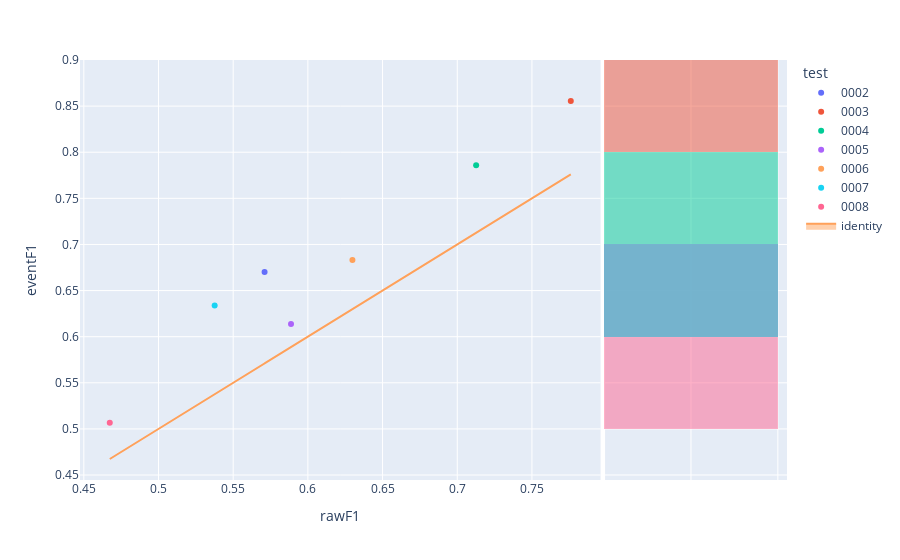

Notebook cell for this chart:
### Code cell
fig=px.scatter(experimentModels,x='rawF1',y='eventF1',color='test',hover_name='modelId', marginal_y="histogram")
fig.add_trace(
    go.Scatter(x=experimentModels['rawF1'], y=experimentModels['rawF1'], name="identity", mode='lines',fill="toself")
)
fig.show()

### Figure 1 — Plotly figure (JSON) as saved in the notebook; plotly's stock layout.template omitted (floating-point values rounded to 4 significant figures)
{"data": [{"hovertemplate": "<b>%{hovertext}</b><br><br>test=0002<br>rawF1=%{x}<br>eventF1=%{y}<extra></extra>", "hovertext": ["9e8c92c9-d012-4e46-a60f-74540df5103d"], "legendgroup": "0002", "marker": {"color": "#636efa", "symbol": "circle"}, "mode": "markers", "name": "0002", "orientation": "v", "showlegend": true, "type": "scatter", "x": [0.571], "xaxis": "x", "y": [0.6701], "yaxis": "y"}, {"alignmentgroup": "True", "bingroup": "y", "hovertemplate": "test=0002<br>eventF1=%{y}<br>count=%{x}<extra></extra>", "legendgroup": "0002", "marker": {"color": "#636efa"}, "name": "0002", "offsetgroup": "0002", "opacity": 0.5, "showlegend": false, "type": "histogram", "xaxis": "x2", "y": [0.6701], "yaxis": "y2"}, {"hovertemplate": "<b>%{hovertext}</b><br><br>test=0003<br>rawF1=%{x}<br>eventF1=%{y}<extra></extra>", "hovertext": ["16258fa7-20b7-495e-a32f-75aec610ef66"], "legendgroup": "0003", "marker": {"color": "#EF553B", "symbol": "circle"}, "mode": "markers", "name": "0003", "orientation": "v", "showlegend": true, "type": "scatter", "x": [0.776], "xaxis": "x", "y": [0.8557], "yaxis": "y"}, {"alignmentgroup": "True", "bingroup": "y", "hovertemplate": "test=0003<br>eventF1=%{y}<br>count=%{x}<extra></extra>", "legendgroup": "0003", "marker": {"color": "#EF553B"}, "name": "0003", "offsetgroup": "0003", "opacity": 0.5, "showlegend": false, "type": "histogram", "xaxis": "x2", "y": [0.8557], "yaxis": "y2"}, {"hovertemplate": "<b>%{hovertext}</b><br><br>test=0004<br>rawF1=%{x}<br>eventF1=%{y}<extra></extra>", "hovertext": ["3654a0cd-77b5-4bcf-8238-54296d7c1a27"], "legendgroup": "0004", "marker": {"color": "#00cc96", "symbol": "circle"}, "mode": "markers", "name": "0004", "orientation": "v", "showlegend": true, "type": "scatter", "x": [0.7127], "xaxis": "x", "y": [0.786], "yaxis": "y"}, {"alignmentgroup": "True", "bingroup": "y", "hovertemplate": "test=0004<br>eventF1=%{y}<br>count=%{x}<extra></extra>", "legendgroup": "0004", "marker": {"color": "#00cc96"}, "name": "0004", "offsetgroup": "0004", "opacity": 0.5, "showlegend": false, "type": "histogram", "xaxis": "x2", "y": [0.786], "yaxis": "y2"}, {"hovertemplate": "<b>%{hovertext}</b><br><br>test=0005<br>rawF1=%{x}<br>eventF1=%{y}<extra></extra>", "hovertext": ["8cec6075-9679-4f7b-b5c7-d6ff36147e79"], "legendgroup": "0005", "marker": {"color": "#ab63fa", "symbol": "circle"}, "mode": "markers", "name": "0005", "orientation": "v", "showlegend": true, "type": "scatter", "x": [0.5887], "xaxis": "x", "y": [0.6138], "yaxis": "y"}, {"alignmentgroup": "True", "bingroup": "y", "hovertemplate": "test=0005<br>eventF1=%{y}<br>count=%{x}<extra></extra>", "legendgroup": "0005", "marker": {"color": "#ab63fa"}, "name": "0005", "offsetgroup": "0005", "opacity": 0.5, "showlegend": false, "type": "histogram", "xaxis": "x2", "y": [0.6138], "yaxis": "y2"}, {"hovertemplate": "<b>%{hovertext}</b><br><br>test=0006<br>rawF1=%{x}<br>eventF1=%{y}<extra></extra>", "hovertext": ["5401bdbe-22c1-42a0-9740-d2921a271387"], "legendgroup": "0006", "marker": {"color": "#FFA15A", "symbol": "circle"}, "mode": "markers", "name": "0006", "orientation": "v", "showlegend": true, "type": "scatter", "x": [0.6298], "xaxis": "x", "y": [0.6831], "yaxis": "y"}, {"alignmentgroup": "True", "bingroup": "y", "hovertemplate": "test=0006<br>eventF1=%{y}<br>count=%{x}<extra></extra>", "legendgroup": "0006", "marker": {"color": "#FFA15A"}, "name": "0006", "offsetgroup": "0006", "opacity": 0.5, "showlegend": false, "type": "histogram", "xaxis": "x2", "y": [0.6831], "yaxis": "y2"}, {"hovertemplate": "<b>%{hovertext}</b><br><br>test=0007<br>rawF1=%{x}<br>eventF1=%{y}<extra></extra>", "hovertext": ["2d237bf5-9265-439a-827b-f1411cb4fc3a"], "legendgroup": "0007", "marker": {"color": "#19d3f3", "symbol": "circle"}, "mode": "markers", "name": "0007", "orientation": "v", "showlegend": true, "type": "scatter", "x": [0.5376], "xaxis": "x", "y": [0.6339], "yaxis": "y"}, {"alignmentgroup": "True", "bingroup": "y", "hovertemplate": "test=0007<br>eventF1=%{y}<br>count=%{x}<extra></extra>", "legendgroup": "0007", "marker": {"color": "#19d3f3"}, "name": "0007", "offsetgroup": "0007", "opacity": 0.5, "showlegend": false, "type": "histogram", "xaxis": "x2", "y": [0.6339], "yaxis": "y2"}, {"hovertemplate": "<b>%{hovertext}</b><br><br>test=0008<br>rawF1=%{x}<br>eventF1=%{y}<extra></extra>", "hovertext": ["8bf430c8-bbc9-4ee2-927e-75f7a5e76570"], "legendgroup": "0008", "marker": {"color": "#FF6692", "symbol": "circle"}, "mode": "markers", "name": "0008", "orientation": "v", "showlegend": true, "type": "scatter", "x": [0.4674], "xaxis": "x", "y": [0.5067], "yaxis": "y"}, {"alignmentgroup": "True", "bingroup": "y", "hovertemplate": "test=0008<br>eventF1=%{y}<br>count=%{x}<extra></extra>", "legendgroup": "0008", "marker": {"color": "#FF6692"}, "name": "0008", "offsetgroup": "0008", "opacity": 0.5, "showlegend": false, "type": "histogram", "xaxis": "x2", "y": [0.5067], "yaxis": "y2"}, {"fill": "toself", "mode": "lines", "name": "identity", "type": "scatter", "x": [0.571, 0.776, 0.7127, 0.5887, 0.6298, 0.5376, 0.4674], "y": [0.571, 0.776, 0.7127, 0.5887, 0.6298, 0.5376, 0.4674]}], "layout": {"barmode": "overlay", "legend": {"title": {"text": "test"}, "tracegroupgap": 0}, "margin": {"t": 60}, "xaxis": {"anchor": "y", "domain": [0, 0.7363], "title": {"text": "rawF1"}}, "xaxis2": {"anchor": "y2", "domain": [0.7413, 1], "matches": "x2", "showgrid": true, "showline": false, "showticklabels": false, "ticks": ""}, "yaxis": {"anchor": "x", "domain": [0, 1], "title": {"text": "eventF1"}}, "yaxis2": {"anchor": "x2", "domain": [0, 1], "matches": "y", "showgrid": true, "showticklabels": false}}}
